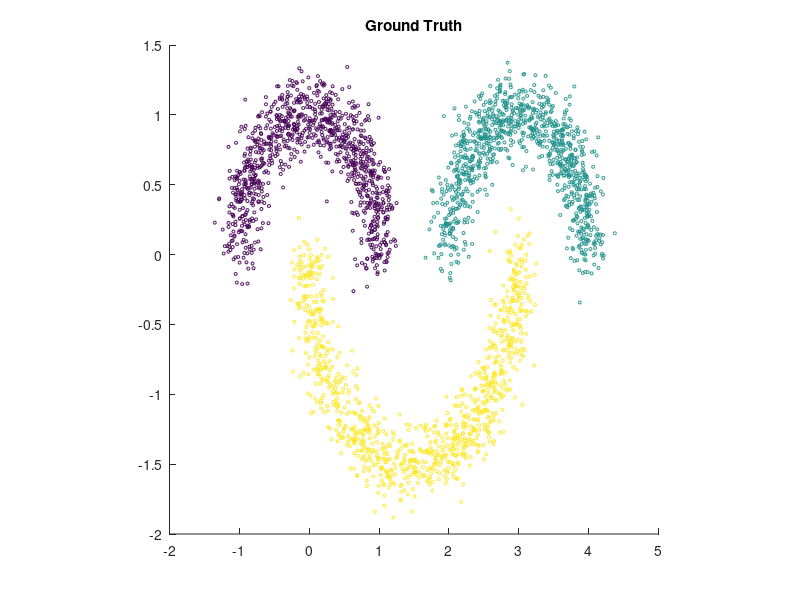

Recreate this plot in MATLAB.
r1 = 1;
r2 = 1;
r3 = 1.5;
theta1 = pi*rand(1000,1);
theta2 = pi*rand(1000,1);
x1 = [r1*cos(theta1),r1*sin(theta1)];
y1 = zeros(1000,1);
x2 = [3+r2*cos(theta2),r2*sin(theta2)];
y2 = ones(1000,1);
theta3 = pi + pi*rand(1000,1);
x3 = [1.5+r3*cos(theta3),r3*sin(theta3)];
y3 = 2*ones(1000,1);
x = [x1;x2;x3];
y = [y1;y2;y3];
noise = 0.14*randn(3000,100);
D = noise;
D(:,1:2) = D(:,1:2) + x;
D = D';
FD = [y1;y2;y3];
scatter(D(1,:),D(2,:),5,FD);title('Ground Truth');axis square;